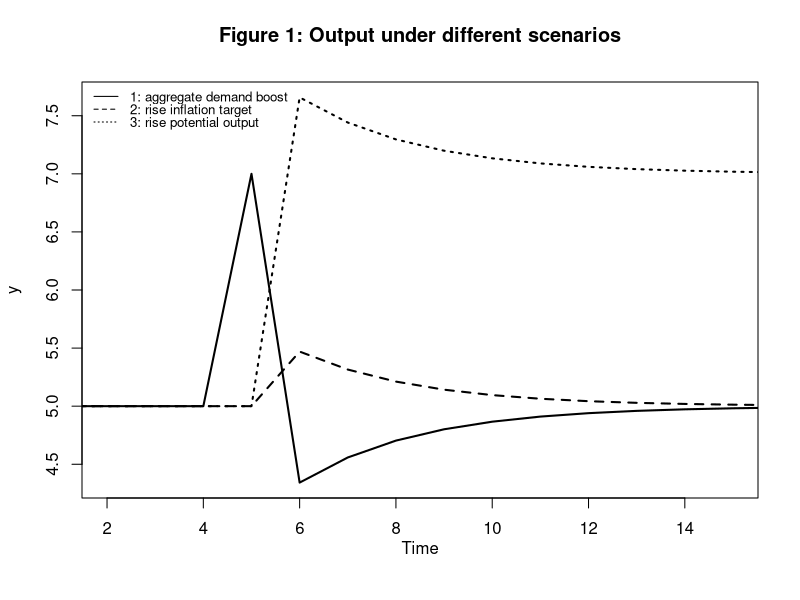
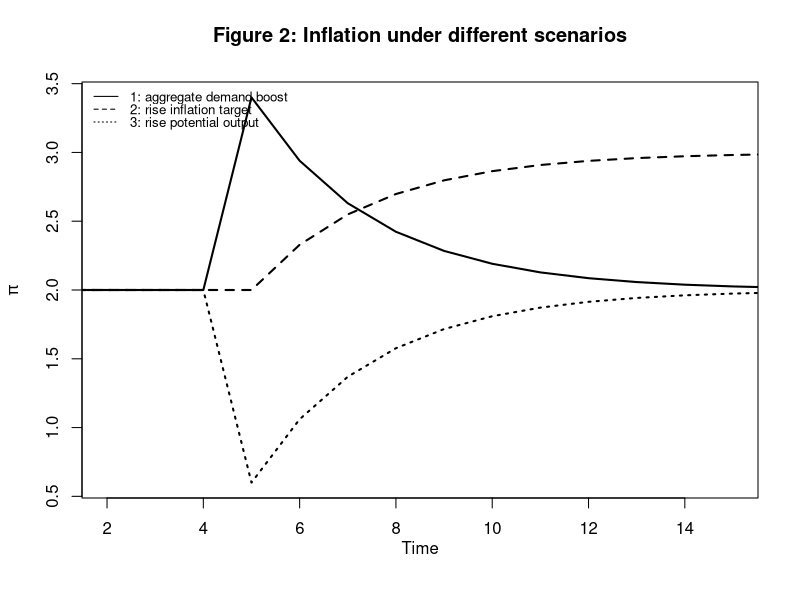
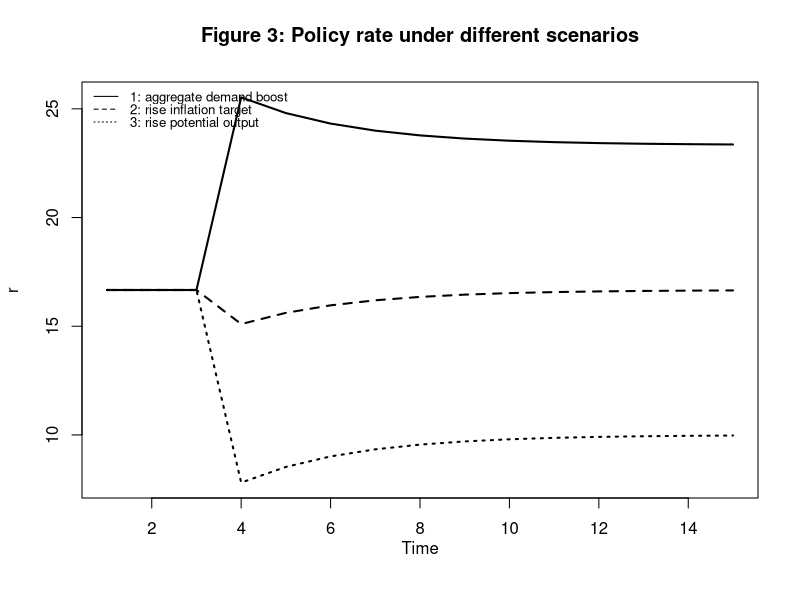
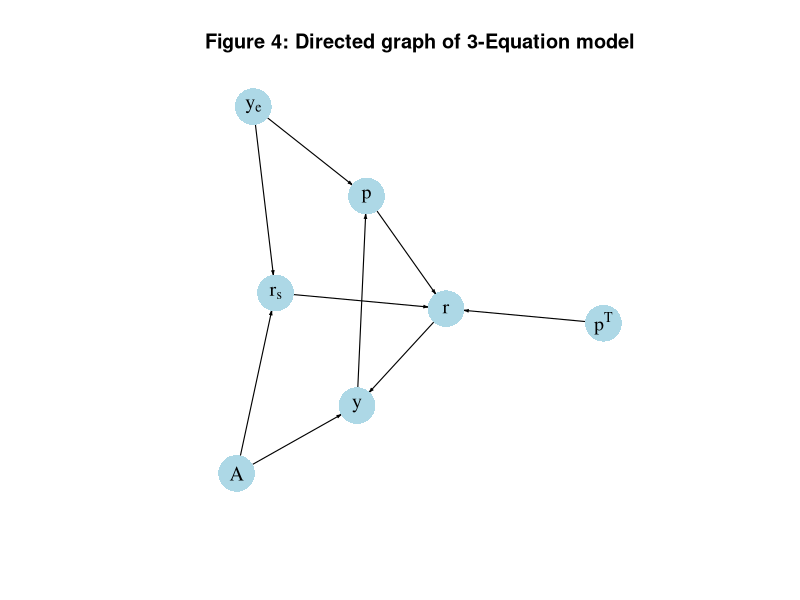

Write R code to recreate these figures, in order.
## ---- chunk 1
#Clear the environment
rm(list=ls(all=TRUE))

# Set number of periods
T=50

# Set number of scenarios
S=3

# Set period in which shock/shift will occur
s=5

# Create (S x T)-matrices that will contain the simulated data
y=matrix(data=0,nrow=S,ncol=T) # Income/output
p=matrix(data=0,nrow=S,ncol=T) # Inflation rate
r=matrix(data=0,nrow=S,ncol=T) # Real interest rate
rs=matrix(data=0,nrow=S,ncol=T) # Stabilising interest rate

# Set constant parameter values
a1=0.3  # Sensitivity of inflation with respect to output gap 
a2=0.7  # Sensitivity of output with respect to interest rate
b=1     # Sensitivity of central bank to inflation gap
a3=(a1*(1/(b*a2) + a2))^(-1)

# Set parameter values for different scenarios
A=matrix(data=10,nrow=S,ncol=T) # autonomous spending
pt=matrix(data=2,nrow=S,ncol=T) # Inflation target
ye=matrix(data=5,nrow=S,ncol=T) # Potential output

A[1,s:T]=12  # scenario 1: AD boost  
pt[2,s:T]=3  # scenario 2: higher inflation target
ye[3,s:T]=7  # scenario 3: higher potential output

# Initialise endogenous variables at equilibrium values
y[,1]=ye[,1]
p[,1]=pt[,1]
rs[,1]=(A[,1] - ye[,1])/a1 
r[,1]=rs[,1]

# Simulate the model by looping over T time periods for S different scenarios
for (i in 1:S){
  
  for (t in 2:T){
    
    #(1) IS curve
    y[i,t] = A[i,t] - a1*r[i,t-1]
    
    #(2) Phillips Curve
    p[i,t] = p[i,t-1] +a2*(y[i,t]-ye[i,t])
    
    #(3) Stabilising interest rate
    rs[i,t] = (A[i,t] - ye[i,t])/a1
    
    #(4) Monetary policy rule, solved for r
    r[i,t] = rs[i,t] + a3*(p[i,t]-pt[i,t])
  
  } # close time loop
}   # close scenarios loop
## ---- chunk 2
### Plot results

### Plots
# Set maximum period for plots
Tmax=15

# Output under different scenarios
plot(y[1, 1:(Tmax+1)],type="l", col=1, lwd=2, lty=1, xlab="", xlim=range(2:(Tmax)), ylab="y", ylim=range(y[1, 1:Tmax],y[3, 1:(Tmax)])) 
title(main="Figure 1: Output under different scenarios", xlab = "Time",cex=0.8 ,line=2)
lines(y[2, 1:(Tmax+1)],lty=2, lwd=2)
lines(y[3, 1:(Tmax+1)],lty=3, lwd=2)
legend("topleft", legend=c("1: aggregate demand boost", "2: rise inflation target", "3: rise potential output"), lty=1:3, cex=0.8, bty = "n", y.intersp=0.8)

# Inflation under different scenarios
plot(p[1, 1:(Tmax+1)],type="l", col=1, lwd=2, lty=1, xlab="", xlim=range(2:(Tmax)), ylab=expression(pi), ylim=range(p[1, 2:Tmax],p[3, 2:(Tmax)])) 
title(main="Figure 2: Inflation under different scenarios", xlab = "Time",cex=0.8 ,line=2)
lines(p[2, 1:(Tmax+1)],lty=2, lwd=2)
lines(p[3, 1:(Tmax+1)],lty=3, lwd=2)
legend("topleft", legend=c("1: aggregate demand boost", "2: rise inflation target", "3: rise potential output"), lty=1:3, cex=0.8, bty = "n", y.intersp=0.8)

# Policy rate under different scenarios
plot(r[1, 2:(Tmax+1)],type="l", col=1, lwd=2, lty=1, xlab="", xlim=range(1:(Tmax)), ylab="r", ylim=range(r[1, 2:Tmax],r[3, 2:(Tmax)])) 
title(main="Figure 3: Policy rate under different scenarios", xlab = "Time",cex=0.8 ,line=2)
lines(r[2, 2:(Tmax+1)],lty=2, lwd=2)
lines(r[3, 2:(Tmax+1)],lty=3, lwd=2)
legend("topleft", legend=c("1: aggregate demand boost", "2: rise inflation target", "3: rise potential output"), lty=1:3, cex=0.8, bty = "n", y.intersp=0.8)
## ---- chunk 3
# Construct auxiliary Jacobian matrix for 7 variables: y, p, r, A, ye, rs, pt
# where non-zero elements in regular Jacobian are set to 1 and zero elements are unchanged

M_mat=matrix(c(0,0,1,1,0,0,0,
               1,0,0,0,1,0,0,
               0,1,0,0,0,1,1,
               0,0,0,0,0,0,0,
               0,0,0,0,0,0,0,
               0,0,0,1,1,0,0,
               0,0,0,0,0,0,0),7,7, byrow=TRUE)

# Create adjacency matrix from transpose of auxiliary Jacobian and add column names
A_mat=t(M_mat)

# Create directed graph from adjacency matrix
library(igraph)
dg=graph_from_adjacency_matrix(A_mat, mode="directed", weighted=NULL)

# Define node labels
V(dg)$name=c("y", "p", "r", "A", expression(y[e]),expression(r[s]), expression(p^T))

# Plot directed graph
plot(dg, main="Figure 4: Directed graph of 3-Equation model", vertex.size=20, vertex.color="lightblue", 
     vertex.label.color="black", edge.arrow.size=0.2, edge.width=1.1, edge.size=1.2,
     edge.arrow.width=1, edge.color="black", vertex.label.cex=1.2, 
     vertex.frame.color="NA", margin=-0.05)
## ---- chunk 4
# Construct Jacobian matrix 
J=matrix(c(0,0,-a1,
           0,1,-a1*a2,
           0,a3,-a1*a2*a3), 3, 3, byrow=TRUE)

# Obtain eigenvalues
ev=eigen(J)
(values <- ev$values)

# Obtain determinant and trace
det(J)       # determinant
sum(diag(J)) # trace
